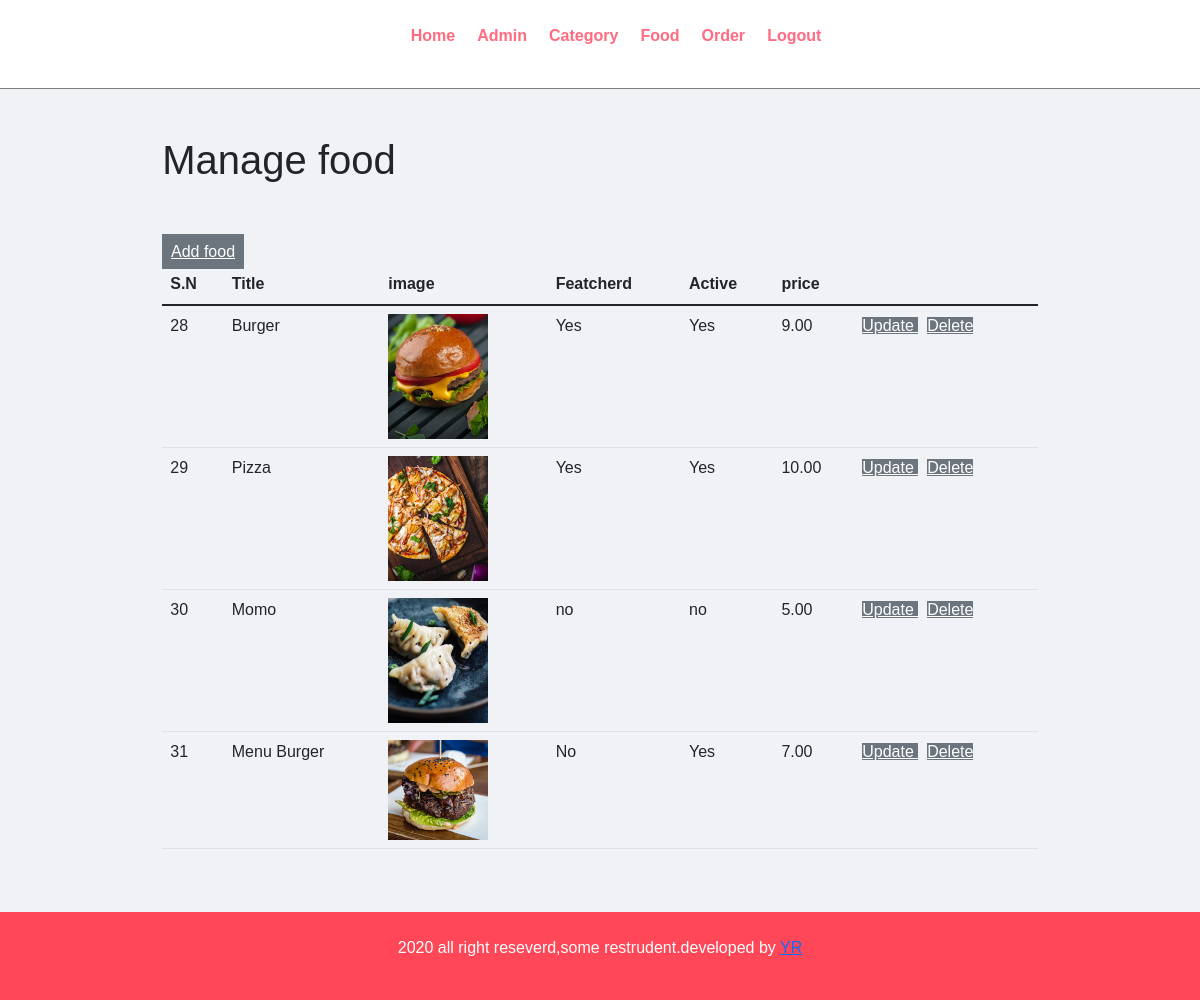
/admin/food.php, run on the app's committed database.
### tables this page shows
CREATE TABLE `tbl_food` (
  `id` int(10) UNSIGNED NOT NULL,
  `tittle` varchar(100) NOT NULL,
  `image_name` varchar(100) NOT NULL,
  `featured` varchar(255) NOT NULL,
  `active` varchar(255) NOT NULL,
  `cat_id` int(10) UNSIGNED NOT NULL,
  `price` decimal(10,2) NOT NULL,
  `description` text NOT NULL
);

### admin/food.php (the view, shortened to what this page needs)
<?php include('./part/header.php') ?>
<div class="main-content">
  <div class="wrapper">
    <h1>Manage food </h1>
    <br>
    <br>
    <a href="add_food.php" class="btn-secondary" style="color:white;padding:1%;"> Add food</a>
    <table class="table">
      <thead>
        <tr>
          <th scope="col">S.N</th>
          <th scope="col">Title</th>
          <th scope="col">image</th>
          <th scope="col">Featcherd</th>
          <th scope="col">Active</th>
          <th scope="col">price</th>
        </tr>
      </thead>
      <?php
      $sql = "SELECT * From tbl_food";
      $res = mysqli_query($conn, $sql);
      if ($res == TRUE) {
        $count = mysqli_num_rows($res);
        if ($count > 0) {
          while ($rows = mysqli_fetch_assoc($res)) {
            $id = $rows['id'];
            $title = $rows['tittle'];
            $image = $rows['image_name'];
            $feat = $rows['featured'];
            $active = $rows['active'];
            $price = $rows['price'];
      ?>
            <tr>
              <td><?php echo $id ?></td>
              <td><?php echo $title ?></td>
              <td>
              <?php if($image!=''){
               echo" <img src='http://localhost/foodorder/admin/img/food/$image' width='100px'>";
              }
              else{
                echo "not addd";
              }
                ?>
            </td>
              <td><?php echo $feat ?></td>
              <td><?php echo $active ?></td>
              <td><?php echo $price ?></td>
              <td>
                <a href="<?php echo "http://localhost/foodorder/admin/update_food.php" ?>?id=<?php echo $id;?>" class="btn-secondary"> Update </a>
                <a href="<?php echo "http://localhost/foodorder/admin/delete_food.php" ?>?id=<?php echo $id ;?>&image=<?php echo $image?> " class="btn-secondary"> Delete</a>
              </td>
            </tr>
      <?php
          }
        } else {
          echo   "no data in database";
        }
      }
      ?>
    </table>
  </div>
</div>
<?php include('./part/footer.php') ?>

### css/style1.css (style rules this page uses)
* { margin: 0; padding: 0; font-family: Arial, Helvetica, sans-serif; }
.main-content { background-color: #f1f2f6; padding:2% ; }
.wrapper { padding: 2%; width: 80%; margin: 0 auto; }

### data on the page
tbl_food: id "28", tittle "Burger", image_name (picture), featured "Yes", active "Yes", price "9.00"
tbl_food: id "29", tittle "Pizza", image_name (picture), featured "Yes", active "Yes", price "10.00"
tbl_food: id "30", tittle "Momo", image_name (picture), featured "no", active "no", price "5.00"
tbl_food: id "31", tittle "Menu Burger", image_name (picture), featured "No", active "Yes", price "7.00"
